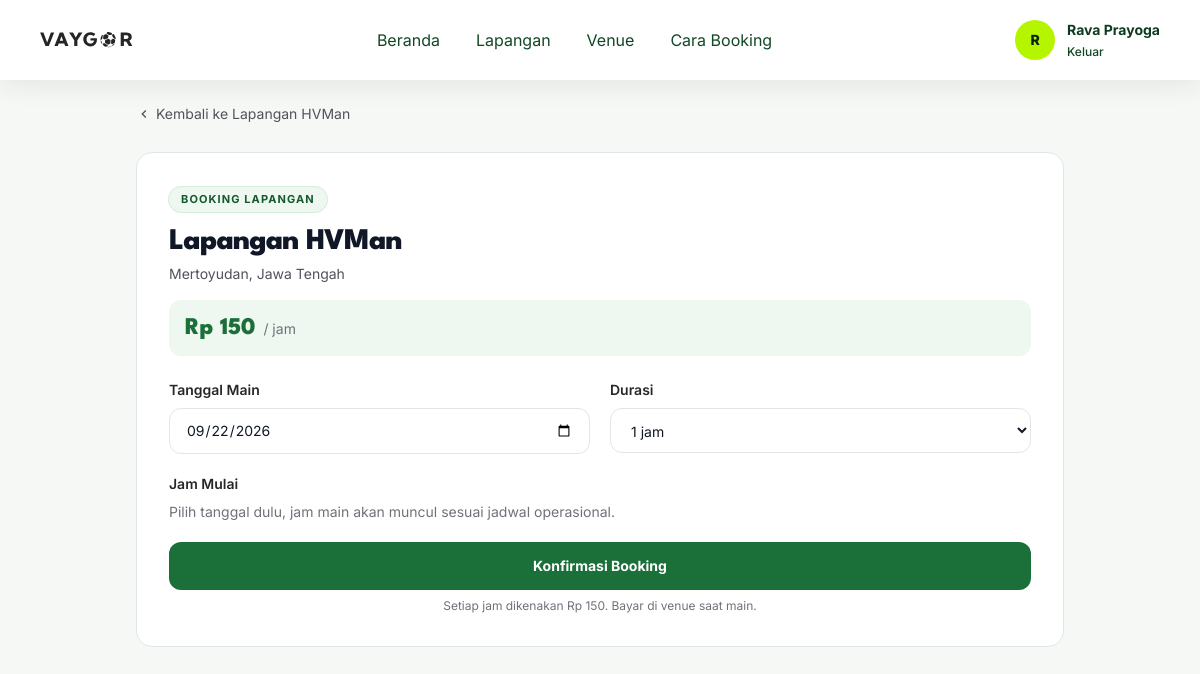
The page /index.php?p=booking&id=2 (signed in) on the database its author committed.
### tables this page shows
CREATE TABLE `users` (
  `id` int UNSIGNED NOT NULL,
  `name` varchar(100) NOT NULL,
  `email` varchar(100) NOT NULL,
  `phone` varchar(20) DEFAULT NULL,
  `password` varchar(255) NOT NULL,
  `role` enum('user','admin') NOT NULL DEFAULT 'user',
  `status` enum('active','inactive') NOT NULL DEFAULT 'active',
  `created_at` timestamp NULL DEFAULT CURRENT_TIMESTAMP,
  `updated_at` timestamp NULL DEFAULT CURRENT_TIMESTAMP ON UPDATE CURRENT_TIMESTAMP
);

CREATE TABLE `fields` (
  `id` int UNSIGNED NOT NULL,
  `name` varchar(100) NOT NULL,
  `location` varchar(255) NOT NULL,
  `description` text,
  `capacity` int DEFAULT '10',
  `price` decimal(12,2) NOT NULL DEFAULT '0.00',
  `image` varchar(255) DEFAULT NULL
);

### pages/booking.php (the view, shortened to what this page needs)
<?php
$vid = (int) ($_GET['id'] ?? $_POST['id_field'] ?? 0);
$venue = null;
$scheds = [];
$success = [];
if ($vid > 0) {
    $stmt = $conn->prepare("SELECT * FROM fields WHERE id = ? LIMIT 1");
    $stmt->bind_param("i", $vid);
    $stmt->execute();
    $venue = $stmt->get_result()->fetch_assoc();
}
function booking_price($n)
{
    return 'Rp ' . number_format((float) $n, 0, ',', '.');
}
$selDate = $_POST['date'] ?? date('Y-m-d');
$selDay  = date('l', strtotime($selDate));
$slotSched = $scheds[$selDay] ?? null;
$slots = [];
?>
<div class="pt-20 pb-16">
  <div class="mx-auto max-w-5xl px-6 sm:px-8 lg:px-12 py-6">
    <a href="index.php?p=produk&id=<?php echo (int) $venue['id']; ?>" class="inline-flex items-center gap-1 text-sm text-zinc-600 hover:text-vaygor-600">
      <svg class="h-4 w-4" viewBox="0 0 24 24" fill="currentColor"><path d="M15.41 7.41 14 6l-6 6 6 6 1.41-1.41L10.83 12z" /></svg>
      Kembali ke <?php echo htmlspecialchars($venue['name'], ENT_QUOTES, 'UTF-8'); ?>
    </a>
    <div class="mt-6 rounded-2xl border border-zinc-200 bg-white p-6 sm:p-8">
      <p class="inline-flex rounded-full bg-vaygor-50 px-3 py-1 text-[11px] font-bold uppercase tracking-widest text-vaygor-700 ring-1 ring-vaygor-100">Booking Lapangan</p>
      <h1 class="mt-3 font-spartan text-2xl sm:text-3xl font-extrabold tracking-tight"><?php echo htmlspecialchars($venue['name'], ENT_QUOTES, 'UTF-8'); ?></h1>
      <p class="mt-1 text-sm text-zinc-600"><?php echo htmlspecialchars($venue['location'], ENT_QUOTES, 'UTF-8'); ?></p>
      <div class="mt-4 flex flex-wrap items-baseline gap-2 rounded-xl bg-vaygor-50 px-4 py-3">
        <span class="font-spartan text-2xl font-extrabold text-vaygor-600"><?php echo booking_price($venue['price']); ?></span>
        <span class="text-sm text-zinc-500">/ jam</span>
      </div>
      <?php if (!empty($success)): ?>
        <div role="status" class="mt-6 rounded-xl border border-emerald-200 bg-emerald-50 p-5">
          <p class="font-spartan text-lg font-bold text-emerald-800">Booking berhasil dibuat!</p>
          <dl class="mt-3 grid gap-2 text-sm text-emerald-900 sm:grid-cols-2">
            <div class="rounded-lg bg-white/70 px-3 py-2"><dt class="text-xs font-semibold uppercase tracking-wide opacity-70">Kode Booking</dt><dd class="font-bold"><?php echo htmlspecialchars($success['code'], ENT_QUOTES, 'UTF-8'); ?></dd></div>
            <div class="rounded-lg bg-white/70 px-3 py-2"><dt class="text-xs font-semibold uppercase tracking-wide opacity-70">Venue</dt><dd class="font-bold"><?php echo htmlspecialchars($success['venue'], ENT_QUOTES, 'UTF-8'); ?></dd></div>
            <div class="rounded-lg bg-white/70 px-3 py-2"><dt class="text-xs font-semibold uppercase tracking-wide opacity-70">Tanggal &amp; Jam</dt><dd class="font-bold"><?php echo htmlspecialchars($success['date'] . ' • ' . $success['time'], ENT_QUOTES, 'UTF-8'); ?></dd></div>
            <div class="rounded-lg bg-white/70 px-3 py-2"><dt class="text-xs font-semibold uppercase tracking-wide opacity-70">Total (unpaid)</dt><dd class="font-bold"><?php echo htmlspecialchars($success['total'], ENT_QUOTES, 'UTF-8'); ?></dd></div>
          </dl>
          <p class="mt-4 text-sm text-emerald-800/80">Pembayaran dilakukan di venue saat main. Simpan kode booking sebagai bukti.</p>
          <a href="index.php?p=browse" class="mt-4 inline-flex rounded-xl bg-vaygor-600 px-5 py-2.5 text-sm font-bold text-white hover:bg-vaygor-700">Jelajahi lapangan lain</a>
        </div>
      <?php else: ?>
        <form action="" method="post" class="mt-6 grid gap-5 sm:grid-cols-2" novalidate>
          <div>
            <label for="bdate" class="block text-sm font-semibold text-zinc-800">Tanggal Main</label>
            <input id="bdate" type="date" name="date" min="<?php echo date('Y-m-d'); ?>" value="<?php echo htmlspecialchars($selDate, ENT_QUOTES, 'UTF-8'); ?>" class="mt-2 w-full rounded-xl border border-zinc-200 bg-white px-4 py-3 text-sm focus:border-vaygor-600 focus:outline-none focus:ring-2 focus:ring-vaygor-600/20">
          </div>
          <div>
            <label for="bdur" class="block text-sm font-semibold text-zinc-800">Durasi</label>
            <select id="bdur" name="duration" class="mt-2 w-full cursor-pointer rounded-xl border border-zinc-200 bg-white px-4 py-3 text-sm focus:border-vaygor-600 focus:outline-none focus:ring-2 focus:ring-vaygor-600/20">
              <option value="1">1 jam</option>
            </select>
          </div>
          <div class="sm:col-span-2">
            <label for="bstart" class="block text-sm font-semibold text-zinc-800">Jam Mulai</label>
            <?php if ($slots): ?>
              <div class="mt-2 flex flex-wrap gap-2" id="slotWrap">
                <?php foreach ($slots as $s): $active = ($_POST['start'] ?? '') === $s; ?>
                  <label class="cursor-pointer">
                    <input type="radio" name="start" value="<?php echo $s; ?>" class="peer sr-only" <?php echo $active ? 'checked' : ''; ?>>
                    <span class="inline-flex items-center rounded-xl border border-zinc-200 bg-white px-4 py-2 text-sm font-semibold text-zinc-700 transition peer-checked:border-vaygor-600 peer-checked:bg-vaygor-600 peer-checked:text-white hover:border-vaygor-400"><?php echo $s; ?></span>
                  </label>
                <?php endforeach; ?>
              </div>
              <p class="mt-2 text-xs text-zinc-500"><?php echo $slotSched['day_of_week']; ?>: <?php echo substr($slotSched['open_time'], 0, 5); ?> - <?php echo substr($slotSched['close_time'], 0, 5); ?> WIB</p>
            <?php else: ?>
              <p class="mt-2 text-sm text-zinc-500">Pilih tanggal dulu, jam main akan muncul sesuai jadwal operasional.</p>
            <?php endif; ?>
          </div>
          <div class="sm:col-span-2">
            <button type="submit" name="booking" class="w-full rounded-xl bg-vaygor-600 px-6 py-3.5 text-sm font-bold text-white transition hover:bg-vaygor-700">Konfirmasi Booking</button>
            <p class="mt-2 text-center text-xs text-zinc-500">Setiap jam dikenakan <?php echo booking_price($venue['price']); ?>. Bayar di venue saat main.</p>
          </div>
        </form>
      <?php endif; ?>
    </div>
  </div>
</div>

### includes/navbar.php (shortened to what this page needs)
<?php
$navLoggedIn = !empty($_SESSION['id']);
$navName    = $_SESSION['name'] ?? '';
$navSolid   = !empty($navForceSolid);
if ($navLoggedIn && !$navName) {
    $navConn = $GLOBALS['conn'] ?? null;
    if ($navConn) {
        $navRes = mysqli_query($navConn, 'SELECT name FROM users WHERE id = ' . (int) $_SESSION['id'] . ' LIMIT 1');
        $navRow = $navRes ? mysqli_fetch_assoc($navRes) : null;
        $navName = $navRow['name'] ?? 'Pengguna';
    } else {
        $navName = 'Pengguna';
    }
}
$navInitial = $navName ? mb_strtoupper(mb_substr(trim($navName), 0, 1)) : 'V';
?>
<nav id="siteNav" data-force="<?= $navSolid ? '1' : '0' ?>" class="fixed inset-x-0 top-0 z-50 <?= $navSolid ? 'scrolled' : '' ?>">
  <div class="mx-auto flex h-20 max-w-7xl items-center justify-between px-5 sm:px-8 lg:px-10">
    <a href="index.php" class="flex items-center">
      <img id="navLogo" src="assets/images/logo(1).svg" class="h-5 w-auto sm:h-6" alt="VAYGOR">
    </a>
    <div class="hidden items-center gap-9 lg:flex">
      <a href="index.php" class="nav-link">Beranda</a>
      <a href="index.php?p=browse" class="nav-link">Lapangan</a>
      <a href="index.php#venue" class="nav-link">Venue</a>
      <a href="index.php#cara" class="nav-link">Cara Booking</a>
    </div>
    <div class="hidden items-center gap-5 lg:flex">
      <?php if (!$navLoggedIn): ?>
        <a href="login.php" class="nav-link">Masuk</a>
        <a href="index.php?p=browse" class="rounded-xl bg-neon px-6 py-3 text-sm font-bold text-vaygor-950 shadow-lg shadow-black/20 transition hover:scale-[1.03] hover:bg-white">Book Now</a>
      <?php else: ?>
        <div class="flex items-center gap-3">
          <div class="nav-avatar flex h-10 w-10 items-center justify-center rounded-full bg-neon text-sm font-extrabold text-vaygor-950 ring-2 ring-white/40"><?= $navInitial; ?></div>
          <div class="leading-tight">
            <p class="nav-name max-w-[10rem] truncate text-sm font-bold"><?= htmlspecialchars($navName); ?></p>
            <a href="logout.php" class="nav-logout text-xs font-medium">Keluar</a>
          </div>
        </div>
      <?php endif; ?>
    </div>
  </div>
</nav>

### includes/navbar.php (style rules this page uses)
#siteNav { background: transparent; transition: background-color .3s ease, box-shadow .3s ease; }
#siteNav .nav-link { color: rgba(255, 255, 255, .85); transition: color .25s ease; }
#siteNav .nav-name { color: #fff; }
#siteNav .nav-logout { color: rgba(255, 255, 255, .7); transition: color .25s ease; }
#siteNav.scrolled { background: rgba(255, 255, 255, .92); box-shadow: 0 6px 24px rgba(6, 34, 17, .08); backdrop-filter: blur(10px); -webkit-backdrop-filter: blur(10px); }
#siteNav.scrolled .nav-link { color: #124726; }
#siteNav.scrolled #navLogo { filter: brightness(0) opacity(.85); }
#siteNav.scrolled .nav-name { color: #0e3a1f; }
#siteNav.scrolled .nav-logout { color: #124726; }

### rows shown on the page
users: name "R", name "Rava Prayoga"
fields: name "Lapangan HVMan", location "Mertoyudan, Jawa Tengah", price "Rp 150"
